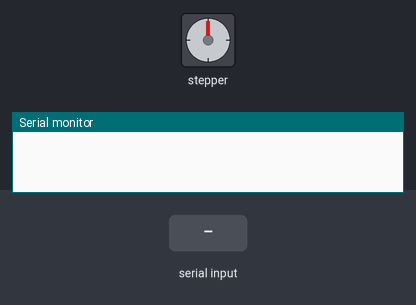
The sketch below on a simulated Arduino Uno, built with avr-gcc and run on an emulated ATmega328P. Parts: stepper motor, the last lines printed to the serial monitor. The test bench sets the inputs (shaded band). Stepper angles assume 2048 steps per turn.

Above: at 1.2 s.
1.3 s: "o" received over Serial
At 1.45 s:
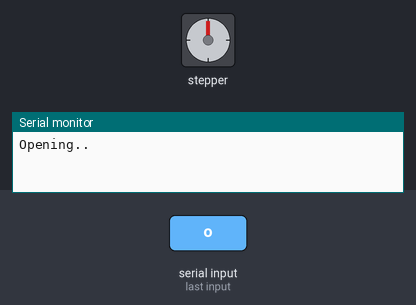
At 2.06 s:
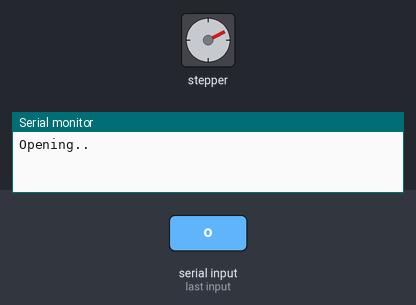
4.3 s: "c" received over Serial
At 5.51 s:
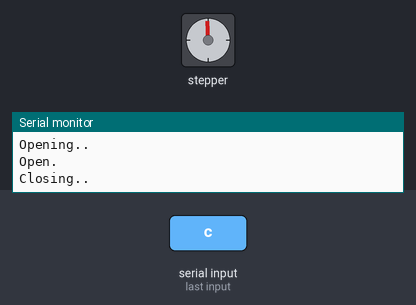
Timing chart, 0 to 10.4 s (numbered marks = the images above; inputs shaded):
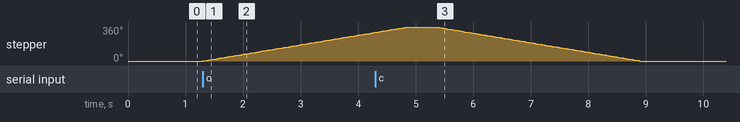

Measured:
- after the input at 1.3 s, stepper: keeps turning clockwise at about 102°/s, starting at once

The sketch:

stepper_Example.ino
```cpp
//www.elegoo.com
//2018.10.25

/*
  Stepper Motor Control - one revolution

  This program drives a unipolar or bipolar stepper motor.
  The motor is attached to digital pins 8 - 11 of the Arduino.

  The motor should revolve one revolution in one direction, then
  one revolution in the other direction.

*/

#include <Stepper.h>

const int stepsPerRevolution = 2048;  // change this to fit the number of steps per revolution
const int rolePerMinute = 17;         // Adjustable range of 28BYJ-48 stepper is 0~17 rpm

// initialize the stepper library on pins 8 through 11:
Stepper myStepper(stepsPerRevolution, 8, 10, 9, 11);

void setup() {
  myStepper.setSpeed(rolePerMinute);
  // initialize the serial port:
  Serial.begin(9600);
}

void loop() {

    char inputVariable = Serial.read();

    if (inputVariable == 'o')
    {
    // step one revolution in one direction:
    Serial.println("Opening..");
    myStepper.step(stepsPerRevolution);
    delay(500);
    Serial.println("Open.");
    }


    if (inputVariable == 'c')
    {
    Serial.println("Closing..");
    myStepper.step(-stepsPerRevolution);
    delay(500);
    Serial.println("Closed.");
    }
}
```
